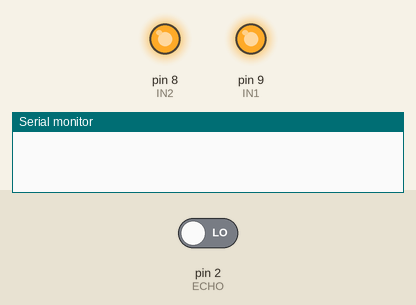
Simulated run of this sketch. Board: Arduino Uno, built with avr-gcc and run on an emulated ATmega328P. Shown: output pins drawn as LEDs (lit = HIGH), the last lines printed to the serial monitor. The inputs (shaded band) are chosen by the test bench; at power-on: pin 2 (ECHO) LOW. Pins used as bus, display or sensor lines are not drawn.

Above: at 0.1 s.
At 2.1 s:
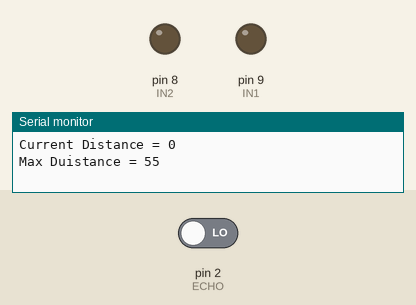
Timing chart, 0 to 3.6 s (numbered marks = the images above):
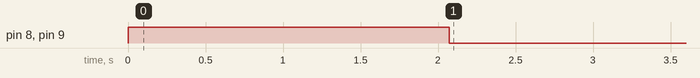

Measured:
- by itself, pin 8 (IN2), pin 9 (IN1): HIGH → LOW at 2.1 s

The sketch:

tunnel1.ino
```cpp
#define TRIGGER 3
#define ECHO 2
#define MAXDISTANCE 40
#define VCC1 13
#define VCC2 11
#define VCC3 5
#define GND1 12
#define GND2 6
#define IN1 9
#define IN2 8

const int POTENTIOMETER = A1;
const int POTENTIOMETER2 = A2;


void setup() {
  // put your setup code here, to run once:

  pinMode(TRIGGER, OUTPUT);
  pinMode(ECHO, INPUT);
  pinMode(VCC1, OUTPUT);
  pinMode(VCC2, OUTPUT);
  pinMode(VCC3, OUTPUT);
  pinMode(GND1, OUTPUT);
  pinMode(GND2, OUTPUT);
  pinMode(IN1, OUTPUT);
  pinMode(IN2, OUTPUT);


  digitalWrite(IN1, HIGH);
  digitalWrite(IN2, HIGH);
  digitalWrite(VCC1, HIGH);
  digitalWrite(VCC2, HIGH);
  digitalWrite(VCC3, HIGH);
  digitalWrite(GND1, LOW);
  digitalWrite(GND2, LOW);

  delay(1000);

  Serial.begin(9600);
}

void loop() {
  // put your main code here, to run repeatedly:

  int curDistance = fnCalcDistance();
  Serial.print("Current Distance = ");
  Serial.println(curDistance);

  long maxDistance = fnGetDistance();

  if (curDistance < maxDistance) {
    //on the relay
    digitalWrite(IN1, LOW);
    digitalWrite(IN2, LOW);

    long delayVal =  fnGetDelayTime();
    Serial.print("Delay Time = ");
    Serial.println(delayVal);

    unsigned long startTime = millis();
    while((millis() - startTime) < delayVal) {
      if (fnCalcDistance() < maxDistance) {
        Serial.println("New person entered");
        startTime = millis();
      }
    }

    //off the relay
    digitalWrite(IN1, HIGH);
    digitalWrite(IN2, HIGH);
  }
  delay(60);
}

long fnGetDistance() {
  int curValue = analogRead(POTENTIOMETER2);
  delay(60);
  int distance = map(curValue, 0, 1023, 10, 100);

  Serial.print("Max Duistance = ");
  Serial.println(distance);

  return distance;
}

int fnCalcDistance() {
  digitalWrite(TRIGGER, LOW);
  delay(2);
  digitalWrite(TRIGGER, HIGH);
  delay(10);
  digitalWrite(TRIGGER, LOW);

  long d = pulseIn(ECHO, HIGH);
  int distance = d * 0.034 / 2;

  return distance;
}

long fnGetDelayTime() {
  int curValue = analogRead(POTENTIOMETER);
  delay(60);
  int delayTime = map(curValue, 0, 1023, 1500, 20000);

  return delayTime;
}
```
